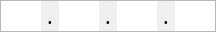
<?xml version="1.0" encoding="UTF-8"?>
<ui version="4.0">
 <class>QIPAddressEdit</class>
 <widget class="QWidget" name="QIPAddressEdit">
  <property name="geometry">
   <rect>
    <x>0</x>
    <y>0</y>
    <width>216</width>
    <height>27</height>
   </rect>
  </property>
  <property name="sizePolicy">
   <sizepolicy hsizetype="Minimum" vsizetype="Minimum">
    <horstretch>0</horstretch>
    <verstretch>0</verstretch>
   </sizepolicy>
  </property>
  <property name="windowTitle">
   <string>Form</string>
  </property>
  <layout class="QHBoxLayout" name="horizontalLayout">
   <property name="spacing">
    <number>0</number>
   </property>
   <property name="leftMargin">
    <number>0</number>
   </property>
   <property name="topMargin">
    <number>0</number>
   </property>
   <property name="rightMargin">
    <number>0</number>
   </property>
   <property name="bottomMargin">
    <number>0</number>
   </property>
   <item>
    <widget class="QFrame" name="frame">
     <property name="sizePolicy">
      <sizepolicy hsizetype="Minimum" vsizetype="Expanding">
       <horstretch>0</horstretch>
       <verstretch>0</verstretch>
      </sizepolicy>
     </property>
     <property name="autoFillBackground">
      <bool>false</bool>
     </property>
     <property name="frameShape">
      <enum>QFrame::StyledPanel</enum>
     </property>
     <property name="frameShadow">
      <enum>QFrame::Plain</enum>
     </property>
     <property name="midLineWidth">
      <number>0</number>
     </property>
     <layout class="QHBoxLayout" name="horizontalLayout_2">
      <property name="spacing">
       <number>4</number>
      </property>
      <property name="leftMargin">
       <number>0</number>
      </property>
      <property name="topMargin">
       <number>0</number>
      </property>
      <property name="rightMargin">
       <number>0</number>
      </property>
      <property name="bottomMargin">
       <number>0</number>
      </property>
      <item>
       <widget class="QLineEdit" name="lineEditIP1">
        <property name="sizePolicy">
         <sizepolicy hsizetype="Minimum" vsizetype="Minimum">
          <horstretch>0</horstretch>
          <verstretch>0</verstretch>
         </sizepolicy>
        </property>
        <property name="maximumSize">
         <size>
          <width>40</width>
          <height>16777215</height>
         </size>
        </property>
        <property name="text">
         <string/>
        </property>
        <property name="frame">
         <bool>false</bool>
        </property>
        <property name="alignment">
         <set>Qt::AlignCenter</set>
        </property>
       </widget>
      </item>
      <item>
       <widget class="QLabel" name="labelDot1">
        <property name="sizePolicy">
         <sizepolicy hsizetype="Minimum" vsizetype="Preferred">
          <horstretch>0</horstretch>
          <verstretch>0</verstretch>
         </sizepolicy>
        </property>
        <property name="maximumSize">
         <size>
          <width>10</width>
          <height>16777215</height>
         </size>
        </property>
        <property name="font">
         <font>
          <family>Adobe Arabic</family>
          <pointsize>16</pointsize>
         </font>
        </property>
        <property name="text">
         <string>.</string>
        </property>
        <property name="alignment">
         <set>Qt::AlignCenter</set>
        </property>
       </widget>
      </item>
      <item>
       <widget class="QLineEdit" name="lineEditIP2">
        <property name="sizePolicy">
         <sizepolicy hsizetype="Minimum" vsizetype="Minimum">
          <horstretch>0</horstretch>
          <verstretch>0</verstretch>
         </sizepolicy>
        </property>
        <property name="maximumSize">
         <size>
          <width>40</width>
          <height>16777215</height>
         </size>
        </property>
        <property name="frame">
         <bool>false</bool>
        </property>
        <property name="alignment">
         <set>Qt::AlignCenter</set>
        </property>
       </widget>
      </item>
      <item>
       <widget class="QLabel" name="labelDot2">
        <property name="sizePolicy">
         <sizepolicy hsizetype="Minimum" vsizetype="Preferred">
          <horstretch>0</horstretch>
          <verstretch>0</verstretch>
         </sizepolicy>
        </property>
        <property name="maximumSize">
         <size>
          <width>10</width>
          <height>16777215</height>
         </size>
        </property>
        <property name="font">
         <font>
          <family>Adobe Arabic</family>
          <pointsize>16</pointsize>
         </font>
        </property>
        <property name="text">
         <string>.</string>
        </property>
        <property name="alignment">
         <set>Qt::AlignCenter</set>
        </property>
       </widget>
      </item>
      <item>
       <widget class="QLineEdit" name="lineEditIP3">
        <property name="sizePolicy">
         <sizepolicy hsizetype="Minimum" vsizetype="Minimum">
          <horstretch>0</horstretch>
          <verstretch>0</verstretch>
         </sizepolicy>
        </property>
        <property name="maximumSize">
         <size>
          <width>40</width>
          <height>16777215</height>
         </size>
        </property>
        <property name="frame">
         <bool>false</bool>
        </property>
        <property name="alignment">
         <set>Qt::AlignCenter</set>
        </property>
       </widget>
      </item>
      <item>
       <widget class="QLabel" name="labelDot3">
        <property name="sizePolicy">
         <sizepolicy hsizetype="Minimum" vsizetype="Preferred">
          <horstretch>0</horstretch>
          <verstretch>0</verstretch>
         </sizepolicy>
        </property>
        <property name="maximumSize">
         <size>
          <width>10</width>
          <height>16777215</height>
         </size>
        </property>
        <property name="font">
         <font>
          <family>Adobe Arabic</family>
          <pointsize>16</pointsize>
         </font>
        </property>
        <property name="text">
         <string>.</string>
        </property>
        <property name="alignment">
         <set>Qt::AlignCenter</set>
        </property>
       </widget>
      </item>
      <item>
       <widget class="QLineEdit" name="lineEditIP4">
        <property name="sizePolicy">
         <sizepolicy hsizetype="Minimum" vsizetype="Minimum">
          <horstretch>0</horstretch>
          <verstretch>0</verstretch>
         </sizepolicy>
        </property>
        <property name="maximumSize">
         <size>
          <width>40</width>
          <height>16777215</height>
         </size>
        </property>
        <property name="frame">
         <bool>false</bool>
        </property>
        <property name="alignment">
         <set>Qt::AlignCenter</set>
        </property>
       </widget>
      </item>
     </layout>
    </widget>
   </item>
  </layout>
 </widget>
 <resources/>
 <connections/>
</ui>
